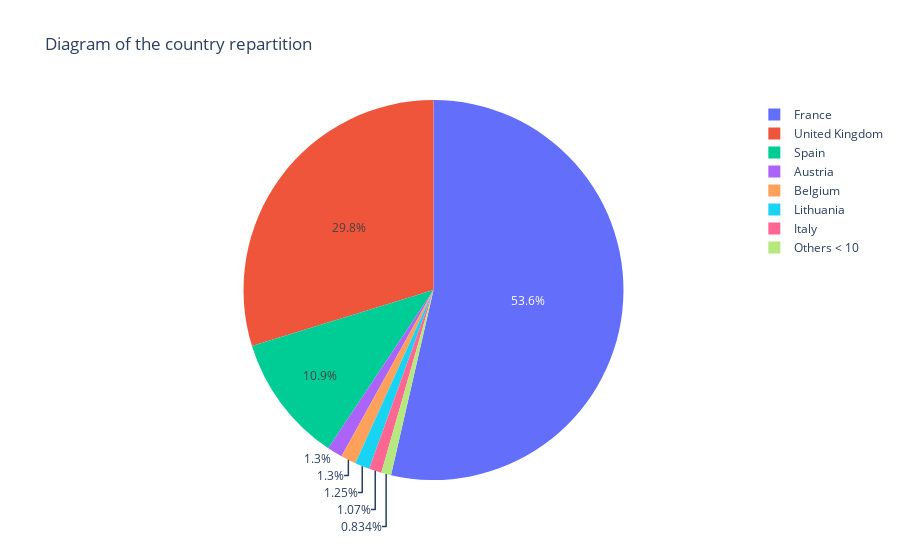

Here is the notebook cell this chart was saved with:
### Markdown cell above
### b - Pie of countries

### Code cell
# We initialize a variable to get the count of every country
count_country = df['Country'].value_counts()

# As some countries has very few occurencies we plot all of them in the 'others < 10' category 
limit = 10
# Here we create the Other category with every country with less occurences than the limit
count_country['Others < 10'] = count_country[count_country < limit].sum()
# Then we drop the countries under the limit
count_country = count_country[count_country >= limit]

# Then we plot the pie
fig = px.pie(count_country, values=count_country.values, names=count_country.index, 
             title='Diagram of the country repartition')

fig.show()

### Figure 1 — Plotly figure (JSON) as saved in the notebook; plotly's stock layout.template omitted (floating-point values rounded to 4 significant figures)
{"data": [{"domain": {"x": [0, 1], "y": [0, 1]}, "hovertemplate": "Country=%{label}<br>value=%{value}<extra></extra>", "labels": ["France", "United Kingdom", "Spain", "Austria", "Belgium", "Lithuania", "Italy", "Others < 10"], "legendgroup": "", "name": "", "showlegend": true, "type": "pie", "values": [1156, 642, 235, 28, 28, 27, 23, 18]}], "layout": {"legend": {"tracegroupgap": 0}, "title": {"text": "Diagram of the country repartition"}}}
